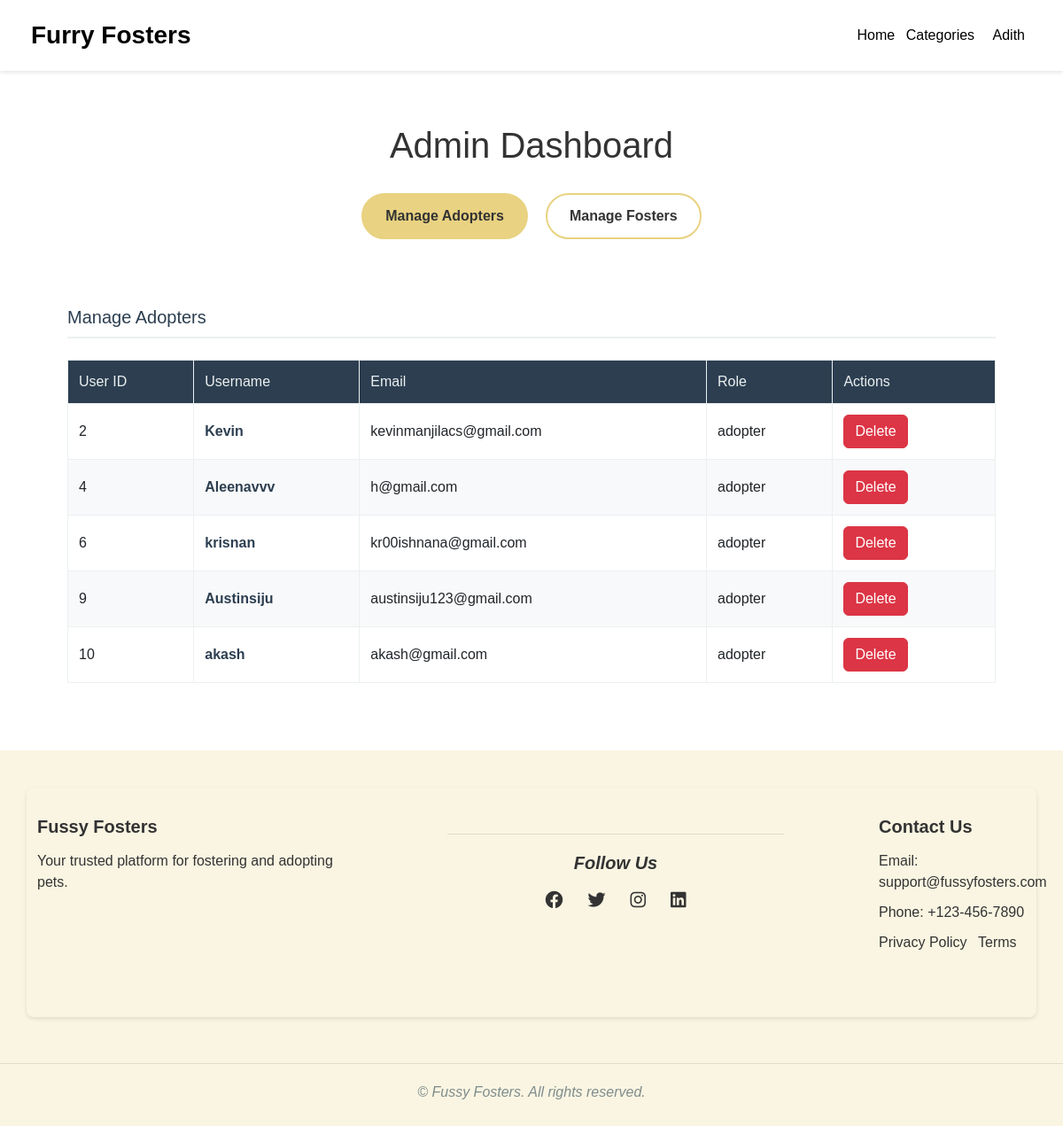
The page /custom-admin/5/ (signed in) on the database its author committed.
### accounts/models.py (models this page shows, shortened)
class CustomUser(AbstractUser):
    ROLE_CHOICES = [
        ('foster', 'Foster Home'),
        ('adopter', 'Adopter'),
        ('admin', 'Admin'),
    ]
    full_name = models.CharField(
        max_length=150,
        default='Unknown',
        blank=False,
        help_text="Enter your full name."
    )
    email = models.EmailField(unique=True)
    is_active = models.BooleanField(default=True)  # Defaults to True for all users except fosters
    role = models.CharField(max_length=20, choices=ROLE_CHOICES, default='adopter')
    phone_number = models.CharField(
        max_length=10,
        blank=True,
        null=True,
        validators=[
            RegexValidator(r'^\d{10}$', 'Only digits are allowed, and it must be exactly 10 digits.')
        ],
        help_text="Enter a valid 10-digit phone number."
    )
    license_number = models.CharField(
        max_length=50,
        blank=True,
        null=True,
        help_text="Required if registering as a foster."
    )

### movielapp/views.py (the view)
# urls.py: path('custom-admin/<int:user_id>/', views.admin_page, name='admin_page'),
@login_required
@never_cache
def admin_page(request, user_id):
    if request.user.id != user_id or request.user.role != 'admin':
        return redirect('/home')
    users = CustomUser.objects.all().order_by('last_login')
    pets = Pet.objects.all()
    approved_requests = Request.objects.filter(status="Approved").order_by('-request_date')
    return render(request, 'admin_page.html', {
        'users': users,
        'pets': pets,
        'approved_requests': approved_requests,
    })

### movielapp/templates/admin_page.html (shortened to what this page needs)
{% extends "homepage/layout.html" %}
{% load static %}
{% block content %}
    <link rel="stylesheet" href="{% static 'css/admin_page.css' %}"/>
    <div class="admin-container">
        <div class="admin-header">
            <h1>Admin Dashboard</h1>
            <div class="filter-buttons">
                <button class="filter-btn active" data-filter="adopters" onclick="filterSection(this)">Manage Adopters</button>
                <button class="filter-btn" data-filter="fosters" onclick="filterSection(this)">Manage Fosters</button>
            </div>
        </div>
        <div class="section active" id="adopters-section">
            <h2>Manage Adopters</h2>
            <table>
                <thead>
                    <tr>
                        <th>User ID</th>
                        <th>Username</th>
                        <th>Email</th>
                        <th>Role</th>
                        <th>Actions</th>
                    </tr>
                </thead>
                <tbody>
                    {% for user in users %}
                    {% if user.role != 'admin' and user.role != 'foster' %}
                    <tr>
                        <td>{{ forloop.counter }}</td>
                        <td>
                            <a href="{% url 'adopter_details' user.id %}">{{ user.username }}</a>
                        </td>
                        <td>{{ user.email }}</td>
                        <td>{{ user.role }}</td>
                        <td>
                            <a href="{% url 'delete_user' user.id %}" class="btn btn-danger">Delete</a>
                        </td>
                    </tr>
                    {% endif %}
                    {% endfor %}
                </tbody>
            </table>
        </div>
    </div>
{% endblock %}

### movielapp/templates/homepage/header.html (shortened to what this page needs)
{% load static %}
<!DOCTYPE html>
<html lang="en">
<head>
    <link rel="stylesheet" href="{% static 'css/header.css' %}" />
    <link rel="stylesheet" href="https://cdnjs.cloudflare.com/ajax/libs/font-awesome/6.0.0/css/all.min.css" />
</head>
<body>
    <div class="header">
        <a href="{% url 'house' %}" class="logo">Furry Fosters</a>
        <div class="header-right">
            <a href="{% url 'house' %}">Home</a>
            <div class="dropdown">
                <button class="dropbtn">Categories</button>
            </div>
            {% if user.is_authenticated %}
                <div class="dropdown">
                    <button class="dropbtn">{{ user.full_name }}</button>
                </div>
            {% else %}
                <a href="{% url 'login' %}">Signup</a>
            {% endif %}
        </div>
    </div>
</body>
</html>

### static/css/header.css (style rules this page uses)
.header { background-color: white; display: flex; justify-content: space-between; align-items: center; padding: 15px 35px; box-shadow: 0 2px 4px rgba(0, 0, 0, 0.1); position: fixed; width: 100%; top: 0; z-index: 1000; font-family: Arial, sans-serif; height: 80px; }
.logo { font-size: 28px; font-weight: bold; text-decoration: none; color: black; }
.header-right a { margin-left: 10px; text-decoration: none; color: black; font-size: 16px; font-weight: 500; transition: color 0.3s ease-in-out; }
.dropdown { position: relative; display: inline-block; }
.dropbtn { background-color: transparent; color: black; padding: 8px 8px; border: none; cursor: pointer; font-size: 16px; font-weight: 500; }

### static/css/admin_page.css (style rules this page uses)
.admin-header { margin-top: 120px; }
body { font-family: 'Arial', sans-serif; margin: 100px; padding: 20px; background-color: #ecf0f1; }
.section { margin-top: 30px; margin-bottom: 2.5rem; background: #fff; border-radius: 6px; padding: 1rem; }
.section h2 { margin-top: 30px; color: #2c3e50; margin-bottom: 1.5rem; font-size: 20px; border-bottom: 2px solid #ecf0f1; padding-bottom: 10px; }
table { width: 100%; border-collapse: collapse; margin-top: 1rem; }
table th, table td { padding: 12px; text-align: left; border: 1px solid #ecf0f1; }
table th { background-color: #2c3e50; color: #ecf0f1; font-weight: 500; }
table tr:nth-child(even) { background-color: #f8f9fa; }
.btn { display: inline-block; padding: 0.5rem 1rem; background-color: #2c3e50; color: #ecf0f1; text-decoration: none; border-radius: 4px; transition: all 0.3s ease; border: none; cursor: pointer; margin-right: 5px; font-size: 14px; }
.btn-danger { background-color: #FF9F1C; }
table a { color: #2c3e50; text-decoration: none; font-weight: bold; }
.filter-buttons { display: flex; justify-content: center; gap: 20px; margin: 30px 0; animation: fadeIn 1s ease-in-out; }
.filter-btn { padding: 12px 25px; border: 2px solid rgb(233, 210, 129); background: transparent; color: #333; border-radius: 50px; cursor: pointer; font-weight: 600; transition: all 0.3s ease; }
.filter-btn.active { background: rgb(233, 210, 129); color: #333; }
.section { opacity: 0; display: none; transition: opacity 0.3s ease-in-out; animation: fadeIn 0.5s ease-in-out forwards; }
.section.active { display: block; opacity: 1; }
.admin-container { padding: 20px 5%; max-width: 1400px; margin: 0 auto; }
.admin-header { text-align: center; margin-bottom: 20px; }
.admin-header h1 { font-size: 2.5rem; color: #333; margin-bottom: 10px; }

### static/css/footer.css (style rules this page uses)
html, body { height: 100%; margin: 0; padding: 0; font-family: Arial, sans-serif; }
body { display: flex; flex-direction: column; min-height: 100vh; }

### rows shown on the page
CustomUser: full_name "Adith"
CustomUser: username "Kevin", email "kevinmanjilacs@gmail.com", role "adopter"
CustomUser: username "Aleenavvv", email "h@gmail.com", role "adopter"
CustomUser: username "krisnan", email "kr00ishnana@gmail.com", role "adopter"
CustomUser: username "Austinsiju", email "austinsiju123@gmail.com", role "adopter"
CustomUser: username "akash", email "akash@gmail.com", role "adopter"
